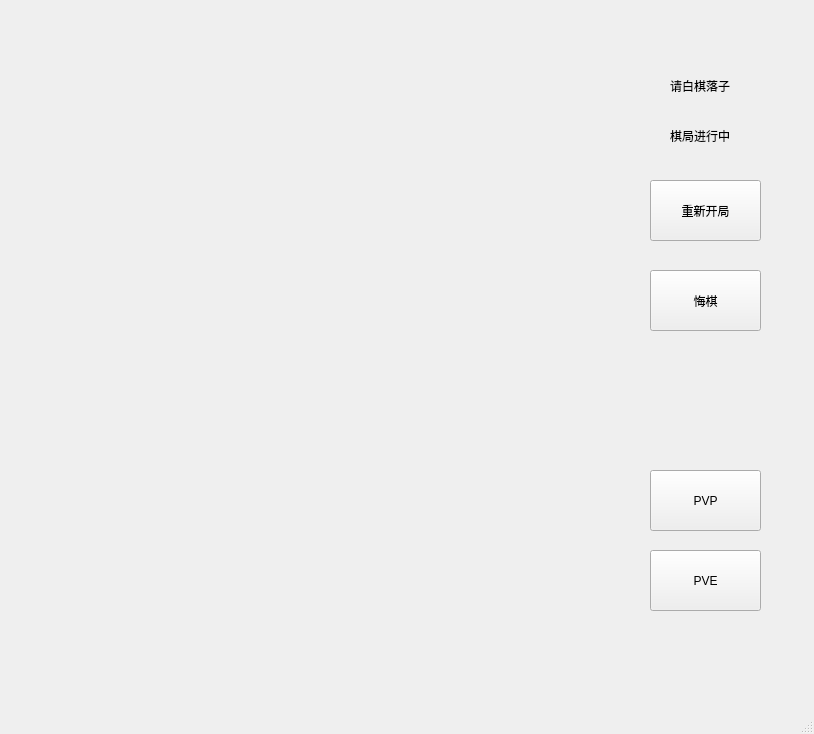
<?xml version="1.0" encoding="UTF-8"?>
<ui version="4.0">
 <class>MainWindow</class>
 <widget class="QMainWindow" name="MainWindow">
  <property name="geometry">
   <rect>
    <x>0</x>
    <y>0</y>
    <width>814</width>
    <height>734</height>
   </rect>
  </property>
  <property name="focusPolicy">
   <enum>Qt::NoFocus</enum>
  </property>
  <property name="windowTitle">
   <string>MainWindow</string>
  </property>
  <widget class="QWidget" name="centralwidget">
   <widget class="QPushButton" name="regret">
    <property name="geometry">
     <rect>
      <x>650</x>
      <y>270</y>
      <width>111</width>
      <height>61</height>
     </rect>
    </property>
    <property name="focusPolicy">
     <enum>Qt::NoFocus</enum>
    </property>
    <property name="text">
     <string>悔棋</string>
    </property>
   </widget>
   <widget class="QLabel" name="gameStatus">
    <property name="geometry">
     <rect>
      <x>670</x>
      <y>120</y>
      <width>101</width>
      <height>31</height>
     </rect>
    </property>
    <property name="text">
     <string>棋局进行中</string>
    </property>
   </widget>
   <widget class="QLabel" name="who">
    <property name="geometry">
     <rect>
      <x>670</x>
      <y>70</y>
      <width>101</width>
      <height>31</height>
     </rect>
    </property>
    <property name="text">
     <string>请白棋落子</string>
    </property>
   </widget>
   <widget class="QPushButton" name="restart">
    <property name="geometry">
     <rect>
      <x>650</x>
      <y>180</y>
      <width>111</width>
      <height>61</height>
     </rect>
    </property>
    <property name="focusPolicy">
     <enum>Qt::NoFocus</enum>
    </property>
    <property name="text">
     <string>重新开局</string>
    </property>
   </widget>
   <widget class="QPushButton" name="PVP">
    <property name="geometry">
     <rect>
      <x>650</x>
      <y>470</y>
      <width>111</width>
      <height>61</height>
     </rect>
    </property>
    <property name="focusPolicy">
     <enum>Qt::NoFocus</enum>
    </property>
    <property name="text">
     <string>PVP</string>
    </property>
   </widget>
   <widget class="QPushButton" name="PVE">
    <property name="geometry">
     <rect>
      <x>650</x>
      <y>550</y>
      <width>111</width>
      <height>61</height>
     </rect>
    </property>
    <property name="focusPolicy">
     <enum>Qt::NoFocus</enum>
    </property>
    <property name="text">
     <string>PVE</string>
    </property>
   </widget>
  </widget>
  <widget class="QMenuBar" name="menubar">
   <property name="geometry">
    <rect>
     <x>0</x>
     <y>0</y>
     <width>814</width>
     <height>26</height>
    </rect>
   </property>
  </widget>
  <widget class="QStatusBar" name="statusbar"/>
 </widget>
 <resources/>
 <connections/>
</ui>
